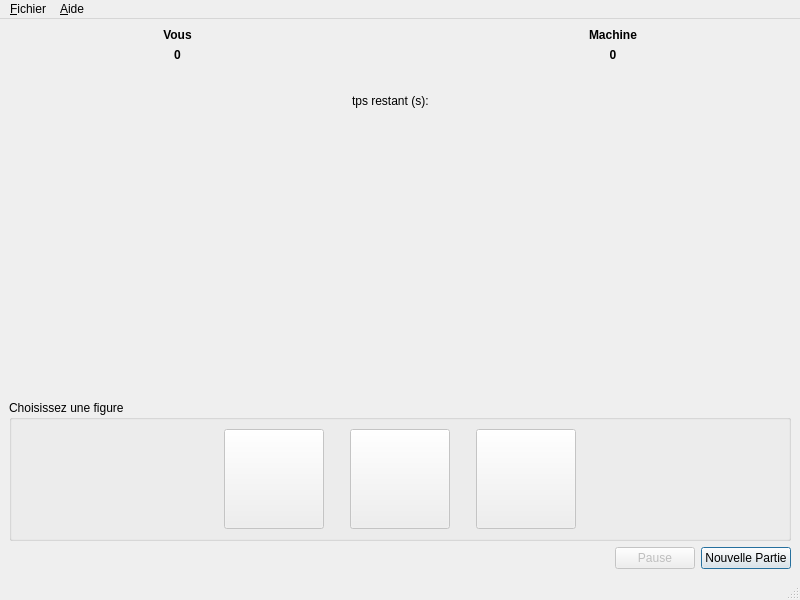
<?xml version="1.0" encoding="UTF-8"?>
<ui version="4.0">
 <class>chifoumi</class>
 <widget class="QMainWindow" name="chifoumi">
  <property name="geometry">
   <rect>
    <x>0</x>
    <y>0</y>
    <width>800</width>
    <height>600</height>
   </rect>
  </property>
  <property name="windowTitle">
   <string>chifoumi</string>
  </property>
  <widget class="QWidget" name="centralwidget">
   <layout class="QHBoxLayout" name="horizontalLayout_3">
    <item>
     <layout class="QVBoxLayout" name="verticalLayout">
      <item>
       <layout class="QGridLayout" name="gridLayout">
        <item row="0" column="6">
         <widget class="QLabel" name="Machine">
          <property name="font">
           <font>
            <weight>75</weight>
            <bold>true</bold>
           </font>
          </property>
          <property name="text">
           <string>Machine</string>
          </property>
          <property name="alignment">
           <set>Qt::AlignCenter</set>
          </property>
         </widget>
        </item>
        <item row="2" column="7">
         <spacer name="horizontalSpacer_7">
          <property name="orientation">
           <enum>Qt::Horizontal</enum>
          </property>
          <property name="sizeHint" stdset="0">
           <size>
            <width>40</width>
            <height>20</height>
           </size>
          </property>
         </spacer>
        </item>
        <item row="1" column="6">
         <widget class="QLabel" name="scoreMachine">
          <property name="font">
           <font>
            <weight>75</weight>
            <bold>true</bold>
           </font>
          </property>
          <property name="text">
           <string>0</string>
          </property>
          <property name="alignment">
           <set>Qt::AlignCenter</set>
          </property>
         </widget>
        </item>
        <item row="2" column="4">
         <widget class="QLabel" name="logoVersus">
          <property name="text">
           <string/>
          </property>
          <property name="pixmap">
           <pixmap resource="../V7/ressources.qrc">:/images/versus_70.png</pixmap>
          </property>
          <property name="alignment">
           <set>Qt::AlignCenter</set>
          </property>
         </widget>
        </item>
        <item row="2" column="2">
         <spacer name="horizontalSpacer_4">
          <property name="orientation">
           <enum>Qt::Horizontal</enum>
          </property>
          <property name="sizeHint" stdset="0">
           <size>
            <width>40</width>
            <height>20</height>
           </size>
          </property>
         </spacer>
        </item>
        <item row="2" column="5">
         <spacer name="horizontalSpacer_5">
          <property name="orientation">
           <enum>Qt::Horizontal</enum>
          </property>
          <property name="sizeHint" stdset="0">
           <size>
            <width>40</width>
            <height>20</height>
           </size>
          </property>
         </spacer>
        </item>
        <item row="3" column="4">
         <widget class="QLabel" name="labelTimer">
          <property name="text">
           <string>tps restant (s):</string>
          </property>
         </widget>
        </item>
        <item row="2" column="1">
         <widget class="QLabel" name="coupJoueur">
          <property name="text">
           <string/>
          </property>
          <property name="pixmap">
           <pixmap resource="../V7/ressources.qrc">:/images/rien_115.png</pixmap>
          </property>
          <property name="alignment">
           <set>Qt::AlignCenter</set>
          </property>
         </widget>
        </item>
        <item row="2" column="6">
         <widget class="QLabel" name="coupMachine">
          <property name="text">
           <string/>
          </property>
          <property name="pixmap">
           <pixmap resource="../V7/ressources.qrc">:/images/rien_115.png</pixmap>
          </property>
          <property name="alignment">
           <set>Qt::AlignCenter</set>
          </property>
         </widget>
        </item>
        <item row="1" column="1">
         <widget class="QLabel" name="scoreJoueur">
          <property name="font">
           <font>
            <weight>75</weight>
            <bold>true</bold>
           </font>
          </property>
          <property name="text">
           <string>0</string>
          </property>
          <property name="alignment">
           <set>Qt::AlignCenter</set>
          </property>
         </widget>
        </item>
        <item row="0" column="1">
         <widget class="QLabel" name="LJoueur">
          <property name="font">
           <font>
            <weight>75</weight>
            <bold>true</bold>
           </font>
          </property>
          <property name="text">
           <string>Vous</string>
          </property>
          <property name="alignment">
           <set>Qt::AlignCenter</set>
          </property>
         </widget>
        </item>
        <item row="2" column="0">
         <spacer name="horizontalSpacer_6">
          <property name="orientation">
           <enum>Qt::Horizontal</enum>
          </property>
          <property name="sizeHint" stdset="0">
           <size>
            <width>40</width>
            <height>20</height>
           </size>
          </property>
         </spacer>
        </item>
       </layout>
      </item>
      <item>
       <spacer name="verticalSpacer">
        <property name="orientation">
         <enum>Qt::Vertical</enum>
        </property>
        <property name="sizeHint" stdset="0">
         <size>
          <width>20</width>
          <height>40</height>
         </size>
        </property>
       </spacer>
      </item>
      <item>
       <widget class="QGroupBox" name="groupBox">
        <property name="title">
         <string>Choisissez une figure</string>
        </property>
        <layout class="QHBoxLayout" name="horizontalLayout_4">
         <item>
          <spacer name="horizontalSpacer_2">
           <property name="orientation">
            <enum>Qt::Horizontal</enum>
           </property>
           <property name="sizeHint" stdset="0">
            <size>
             <width>40</width>
             <height>20</height>
            </size>
           </property>
          </spacer>
         </item>
         <item>
          <widget class="QPushButton" name="bCiseau">
           <property name="enabled">
            <bool>false</bool>
           </property>
           <property name="minimumSize">
            <size>
             <width>100</width>
             <height>100</height>
            </size>
           </property>
           <property name="maximumSize">
            <size>
             <width>100</width>
             <height>100</height>
            </size>
           </property>
           <property name="font">
            <font>
             <kerning>false</kerning>
            </font>
           </property>
           <property name="text">
            <string/>
           </property>
           <property name="icon">
            <iconset resource="../V7/ressources.qrc">
             <normaloff>:/images/ciseau_115.png</normaloff>:/images/ciseau_115.png</iconset>
           </property>
           <property name="iconSize">
            <size>
             <width>100</width>
             <height>100</height>
            </size>
           </property>
          </widget>
         </item>
         <item>
          <spacer name="horizontalSpacer_8">
           <property name="orientation">
            <enum>Qt::Horizontal</enum>
           </property>
           <property name="sizeType">
            <enum>QSizePolicy::Fixed</enum>
           </property>
           <property name="sizeHint" stdset="0">
            <size>
             <width>20</width>
             <height>20</height>
            </size>
           </property>
          </spacer>
         </item>
         <item>
          <widget class="QPushButton" name="bPierre">
           <property name="enabled">
            <bool>false</bool>
           </property>
           <property name="minimumSize">
            <size>
             <width>100</width>
             <height>100</height>
            </size>
           </property>
           <property name="maximumSize">
            <size>
             <width>100</width>
             <height>100</height>
            </size>
           </property>
           <property name="text">
            <string/>
           </property>
           <property name="icon">
            <iconset resource="../V7/ressources.qrc">
             <normaloff>:/images/pierre_115.png</normaloff>:/images/pierre_115.png</iconset>
           </property>
           <property name="iconSize">
            <size>
             <width>100</width>
             <height>100</height>
            </size>
           </property>
          </widget>
         </item>
         <item>
          <spacer name="horizontalSpacer_9">
           <property name="orientation">
            <enum>Qt::Horizontal</enum>
           </property>
           <property name="sizeType">
            <enum>QSizePolicy::Fixed</enum>
           </property>
           <property name="sizeHint" stdset="0">
            <size>
             <width>20</width>
             <height>20</height>
            </size>
           </property>
          </spacer>
         </item>
         <item>
          <widget class="QPushButton" name="bPapier">
           <property name="enabled">
            <bool>false</bool>
           </property>
           <property name="minimumSize">
            <size>
             <width>100</width>
             <height>100</height>
            </size>
           </property>
           <property name="maximumSize">
            <size>
             <width>100</width>
             <height>100</height>
            </size>
           </property>
           <property name="text">
            <string/>
           </property>
           <property name="icon">
            <iconset resource="../V7/ressources.qrc">
             <normaloff>:/images/papier_115.png</normaloff>:/images/papier_115.png</iconset>
           </property>
           <property name="iconSize">
            <size>
             <width>100</width>
             <height>100</height>
            </size>
           </property>
          </widget>
         </item>
         <item>
          <spacer name="horizontalSpacer_3">
           <property name="orientation">
            <enum>Qt::Horizontal</enum>
           </property>
           <property name="sizeHint" stdset="0">
            <size>
             <width>40</width>
             <height>20</height>
            </size>
           </property>
          </spacer>
         </item>
        </layout>
       </widget>
      </item>
      <item>
       <layout class="QHBoxLayout" name="horizontalLayout_2">
        <item>
         <spacer name="horizontalSpacer">
          <property name="orientation">
           <enum>Qt::Horizontal</enum>
          </property>
          <property name="sizeHint" stdset="0">
           <size>
            <width>40</width>
            <height>20</height>
           </size>
          </property>
         </spacer>
        </item>
        <item>
         <widget class="QPushButton" name="bPause">
          <property name="enabled">
           <bool>false</bool>
          </property>
          <property name="text">
           <string>Pause</string>
          </property>
         </widget>
        </item>
        <item>
         <widget class="QPushButton" name="bNPartie">
          <property name="font">
           <font>
            <kerning>true</kerning>
           </font>
          </property>
          <property name="mouseTracking">
           <bool>false</bool>
          </property>
          <property name="contextMenuPolicy">
           <enum>Qt::DefaultContextMenu</enum>
          </property>
          <property name="toolTip">
           <string/>
          </property>
          <property name="layoutDirection">
           <enum>Qt::LeftToRight</enum>
          </property>
          <property name="autoFillBackground">
           <bool>false</bool>
          </property>
          <property name="text">
           <string>Nouvelle Partie</string>
          </property>
          <property name="checkable">
           <bool>false</bool>
          </property>
          <property name="checked">
           <bool>false</bool>
          </property>
          <property name="autoDefault">
           <bool>true</bool>
          </property>
          <property name="default">
           <bool>true</bool>
          </property>
         </widget>
        </item>
       </layout>
      </item>
     </layout>
    </item>
   </layout>
  </widget>
  <widget class="QMenuBar" name="menubar">
   <property name="geometry">
    <rect>
     <x>0</x>
     <y>0</y>
     <width>800</width>
     <height>21</height>
    </rect>
   </property>
   <widget class="QMenu" name="menuFichier">
    <property name="title">
     <string>&amp;Fichier</string>
    </property>
    <addaction name="actionQuitter"/>
    <addaction name="action_Param_trer"/>
   </widget>
   <widget class="QMenu" name="menu_Aide">
    <property name="title">
     <string>&amp;Aide</string>
    </property>
    <addaction name="actionAide"/>
   </widget>
   <addaction name="menuFichier"/>
   <addaction name="menu_Aide"/>
  </widget>
  <widget class="QStatusBar" name="statusbar"/>
  <action name="actionQuitter">
   <property name="text">
    <string>&amp;Quitter</string>
   </property>
   <property name="shortcut">
    <string>Alt+F3</string>
   </property>
  </action>
  <action name="actionAide">
   <property name="text">
    <string>&amp;A propos de cette application</string>
   </property>
   <property name="shortcut">
    <string>F1</string>
   </property>
  </action>
  <action name="action_Param_trer">
   <property name="text">
    <string>&amp;Paramétrer</string>
   </property>
  </action>
 </widget>
 <resources/>
 <connections>
  <connection>
   <sender>actionQuitter</sender>
   <signal>triggered()</signal>
   <receiver>chifoumi</receiver>
   <slot>close()</slot>
   <hints>
    <hint type="sourcelabel">
     <x>-1</x>
     <y>-1</y>
    </hint>
    <hint type="destinationlabel">
     <x>399</x>
     <y>299</y>
    </hint>
   </hints>
  </connection>
 </connections>
</ui>
